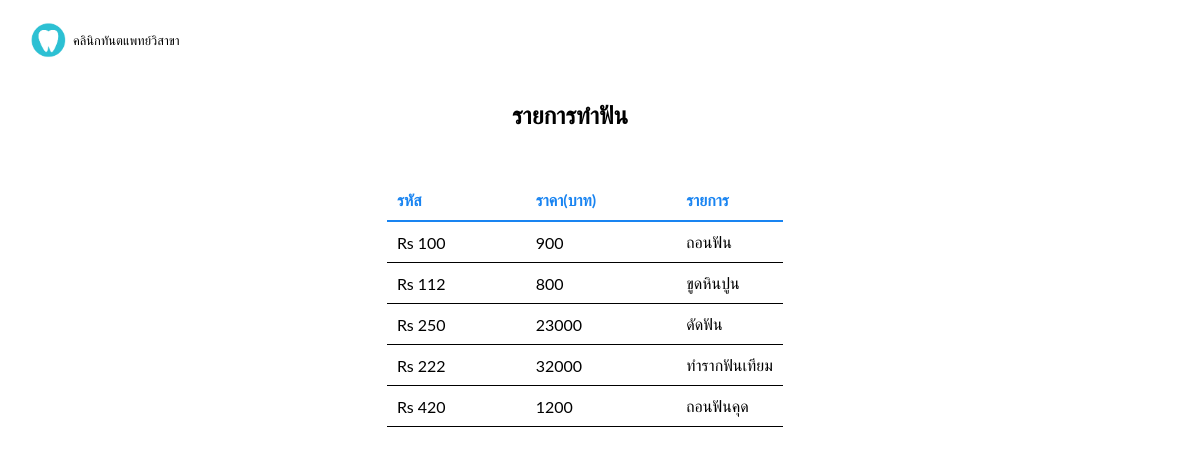
Screenshot of /dental/dentalcodesviewuser.php with the database file from the repository.
### tables this page shows
CREATE TABLE `dentalcode` (
  `id` int(3) NOT NULL,
  `code` varchar(7) NOT NULL,
  `unitcost` smallint(5) NOT NULL,
  `description` varchar(30) NOT NULL
);

### dental/dentalcodesviewuser.php (the view, shortened to what this page needs)
<!doctype html>
<html lang=th>
<head>
<link rel="stylesheet" type="text/css" href="dentalcodesviewuser.css">
</head>
</head>
<body>
	<img src="download.png" width="40" height="40" class="logo">
		<p class="logotext">คลินิกทันตแพทย์วิสาขา</p>
<div id="container">
<div id="content">
<h2 class="page">รายการทำฟัน</h2>
<?php
require('connect-mysql.php');
$dbcon->set_charset("utf8mb4");
$q = "SELECT code AS code,
unitcost AS cost,description AS descriptions, id As id FROM dentalcode
";
$result = @mysqli_query ($dbcon, $q);
if ($result) {
				echo '<table>
				<tr class="heading"><td class="col head"><b>รหัส</b></td><td class="col head"><b>ราคา(บาท)</b></td><td class=" last"><b>รายการ</b></td>
				</tr>';
				while ($row = mysqli_fetch_array($result, MYSQLI_ASSOC)) {
				echo '<tr class="heading2"><td class="col">' . $row['code'] . '</td>
				<td class="col">' . $row['cost'] .'</td>
				<td class="last1">'.  $row['descriptions'] . '</td>
				</tr>'; }
				echo '</table>';
			   }
else {
		echo '<p class="error">The current users could not be retrieved. We apologize 
		for any inconvenience.</p>';
		echo '<p>' . mysqli_error($dbcon) . '<br><br>Query: ' . $q . '</p>';
     }
?>
</div>
</div>
</body>
</html>

### dental/dentalcodesviewuser.css (style rules this page uses)
body { font-family: "Noto Sans Thai", sans-serif; font-optical-sizing: auto; }
.logo { position: absolute; margin-left: 20px; font-family: 'Roboto', sans-serif; font-size: 0.8em; top: 20px; }
.logotext { position: absolute; margin-left: 65px; top: 20px; font-family: 'Roboto', sans-serif; font-size: 0.8em; color: black; }
.col { font-family: 'Lato', sans-serif; padding-right:80px; }
.head { color: #1984f1; font-family: 'Lato', sans-serif; }
.heading { color: black; border-bottom: 2px solid #1984f1; }
table { border-collapse: collapse; margin-left: 32%; margin-top: 180px; }
.heading2 { border-bottom:1px solid black; }
.page { position: absolute; top: 80px; margin-left: 42%; color: black; font-family: 'Lato', sans-serif; }
td { padding: 10px; }
.last { color: #1984f1; font-family: 'Lato', sans-serif; }
.last1 { font-family: 'Lato', sans-serif; }

### rows the page displays
dentalcode: code "Rs 100", unitcost "900", description "ถอนฟัน"
dentalcode: code "Rs 112", unitcost "800", description "ขูดหินปูน"
dentalcode: code "Rs 250", unitcost "23000", description "ดัดฟัน"
dentalcode: code "Rs 222", unitcost "32000", description "ทำรากฟันเทียม"
dentalcode: code "Rs 420", unitcost "1200", description "ถอนฟันคุด"
